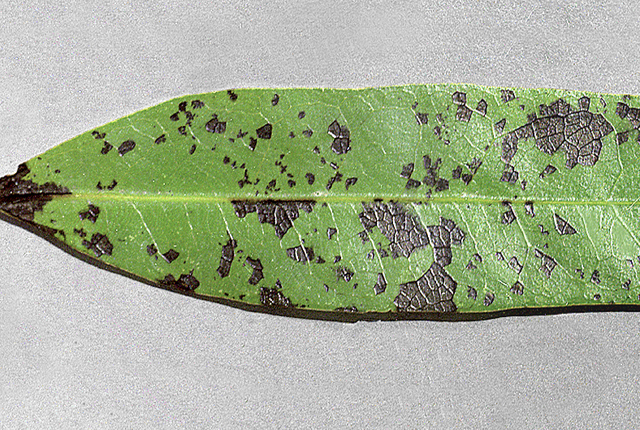
#> input picture check1.jpg, 640 x 430 px
$ python interactive_segmentation_arg.py --image check1.jpg
#> lines starting #> are read from the running program, lines starting #| are printed output that depends on the picture
'''
Segement portions of an image of your choice
'''
import argparse
import cv2
import numpy as np
import os

drawing = False #--- true if mouse is pressed
ix, iy = -1,-1

#--- mouse callback function
def draw_circle(event, x, y, flags, param):
    global ix, iy, drawing, l, masked_image
    if event == cv2.EVENT_LBUTTONDOWN:
        l = []
        drawing = True
        ix, iy = x, y
        l.append([x, y])

    elif event == cv2.EVENT_MOUSEMOVE:
        if drawing == True:
                l.append([x, y])
                cv2.circle(img, (x, y), 2, (0, 0, 255), -1)
#                print([x, y])

    elif event == cv2.EVENT_LBUTTONUP:
        drawing = False
        cv2.circle(img, (x, y), 2, (0, 0, 255), -1)
        cv2.fillPoly(black, [np.asarray(l)], (255, 255, 255))
        b_th = cv2.threshold(black[:,:,1], 100, 255, cv2.THRESH_BINARY)[1]
        masked_image = cv2.bitwise_and(img2, img2, mask = b_th)


#path = r'C:\Users\selwyn77\Desktop\Stack\mask\Interactive_segmenting'
#img = cv2.imread(os.path.join(path, 'zebra.jpg'))

ap = argparse.ArgumentParser()
ap.add_argument("-i", "--image", required=True,
	help="path to input image")
args = vars(ap.parse_args())

img = cv2.imread(args["image"], 1)
#> img is the input picture: shape (430, 640, 3); mean B, G, R 149.4, 175.4, 164.7
img = cv2.resize(img, (1040, 752))
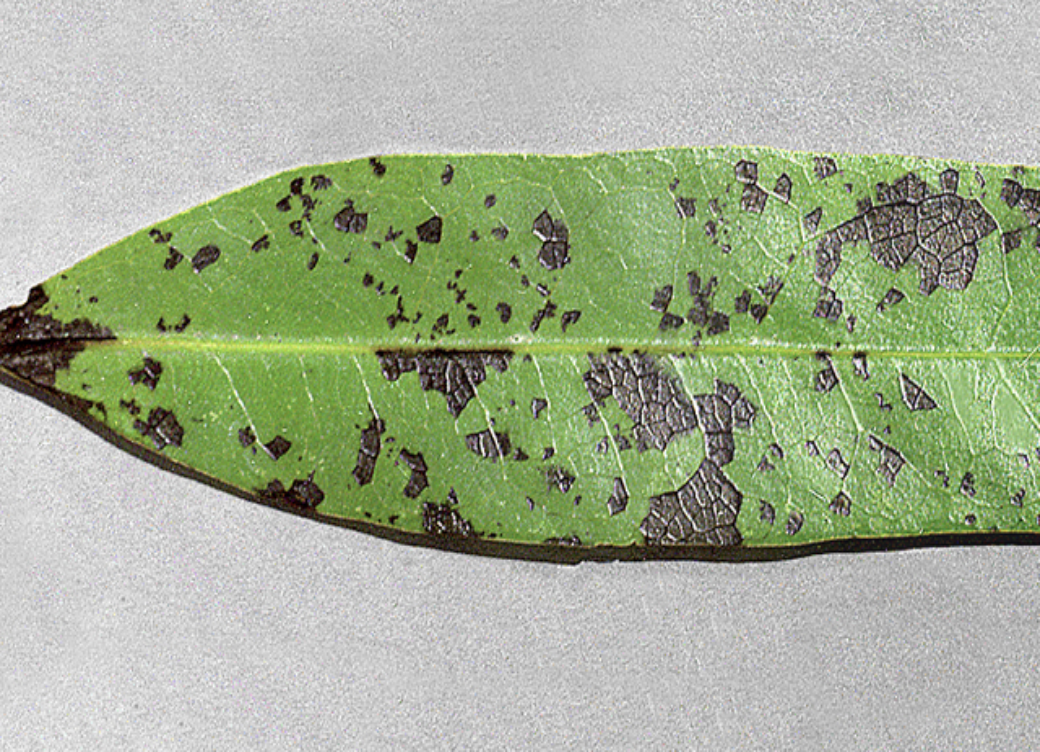
#> img: shape (752, 1040, 3); mean B, G, R 149.2, 175.3, 164.6
masked_image = img.copy()
black = np.zeros(img.shape, img.dtype)

img2 = img.copy()
img3 = img.copy()
black3 = black.copy()
cv2.namedWindow('image')
cv2.setMouseCallback('image', draw_circle)

while(1):
    cv2.imshow('image', img)
    cv2.imshow('black', black)
    cv2.imshow('masked_image', masked_image)

    k = cv2.waitKey(1) & 0xFF
#> (key Esc is pressed here)
    if k == 32:          #--- Press spacebar to clear screen ---
        img = img3.copy()
        black = black3.copy()
        masked_image = img3.copy()
    elif k == 115:      #--- Press lower case s to save and exit ---
        cv2.imwrite(os.path.join('Masked_image.jpg'), masked_image)
        cv2.imwrite(os.path.join('Mask.jpg'), black)
        break
    elif k == 27:       #--- Press 'Esc' to exit without saving ---
        break

cv2.destroyAllWindows()

$ run again, on check2.jpg
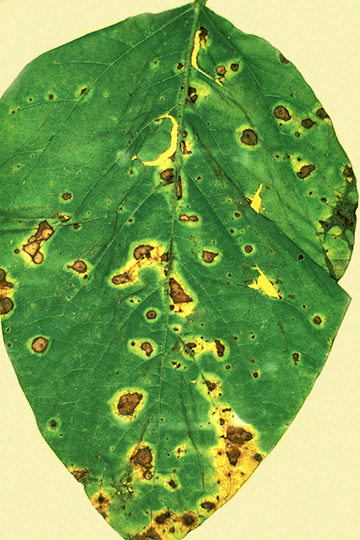
#> input picture check2.jpg, 360 x 540 px
#> img is the input picture: shape (540, 360, 3); mean B, G, R 87.2, 165.1, 126
#> `img = cv2.resize(img, (1040, 752))`:
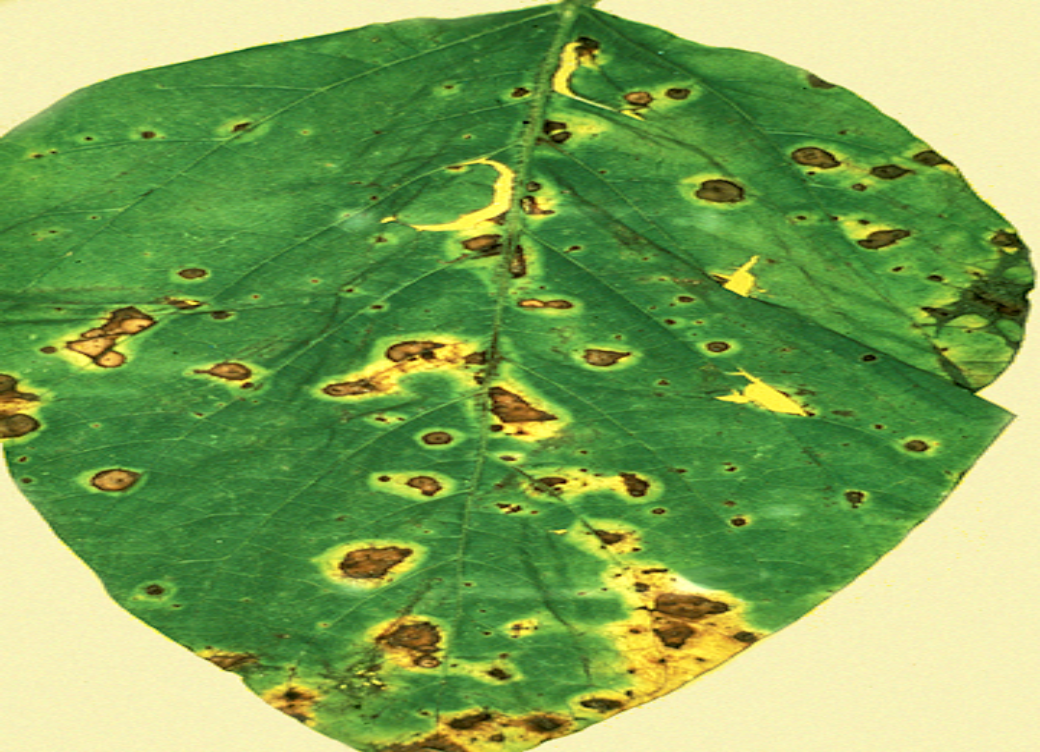
#> img: shape (752, 1040, 3); mean B, G, R 87.1, 165, 125.8

$ run again, on check3.jpg
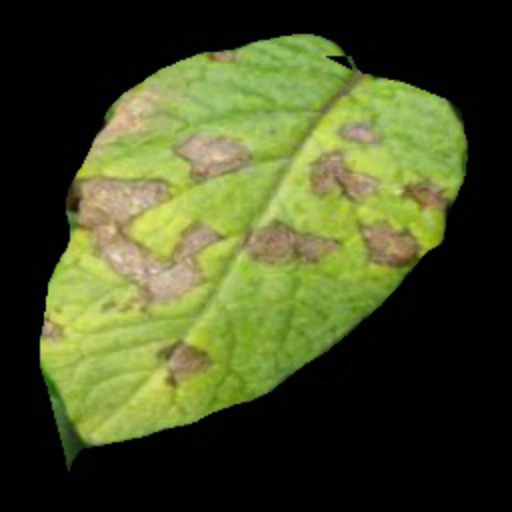
#> input picture check3.jpg, 512 x 512 px
#> img is the input picture: shape (512, 512, 3); mean B, G, R 37.9, 79.1, 70.5
#> `img = cv2.resize(img, (1040, 752))`:
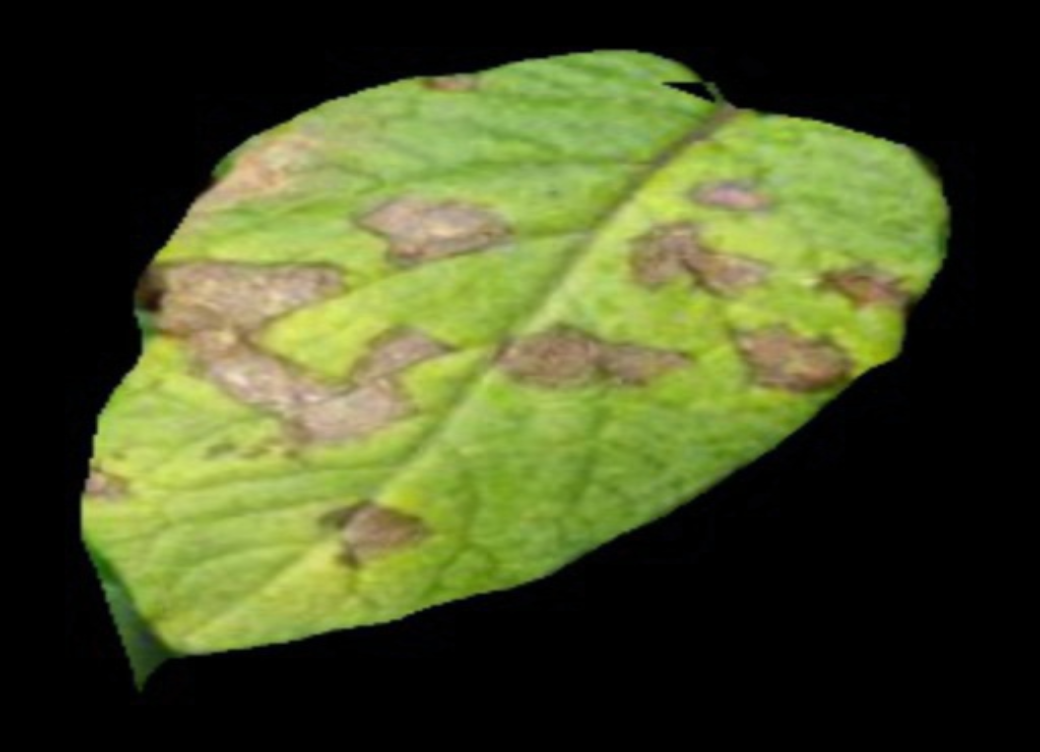
#> img: shape (752, 1040, 3); mean B, G, R 37.8, 79, 70.4
